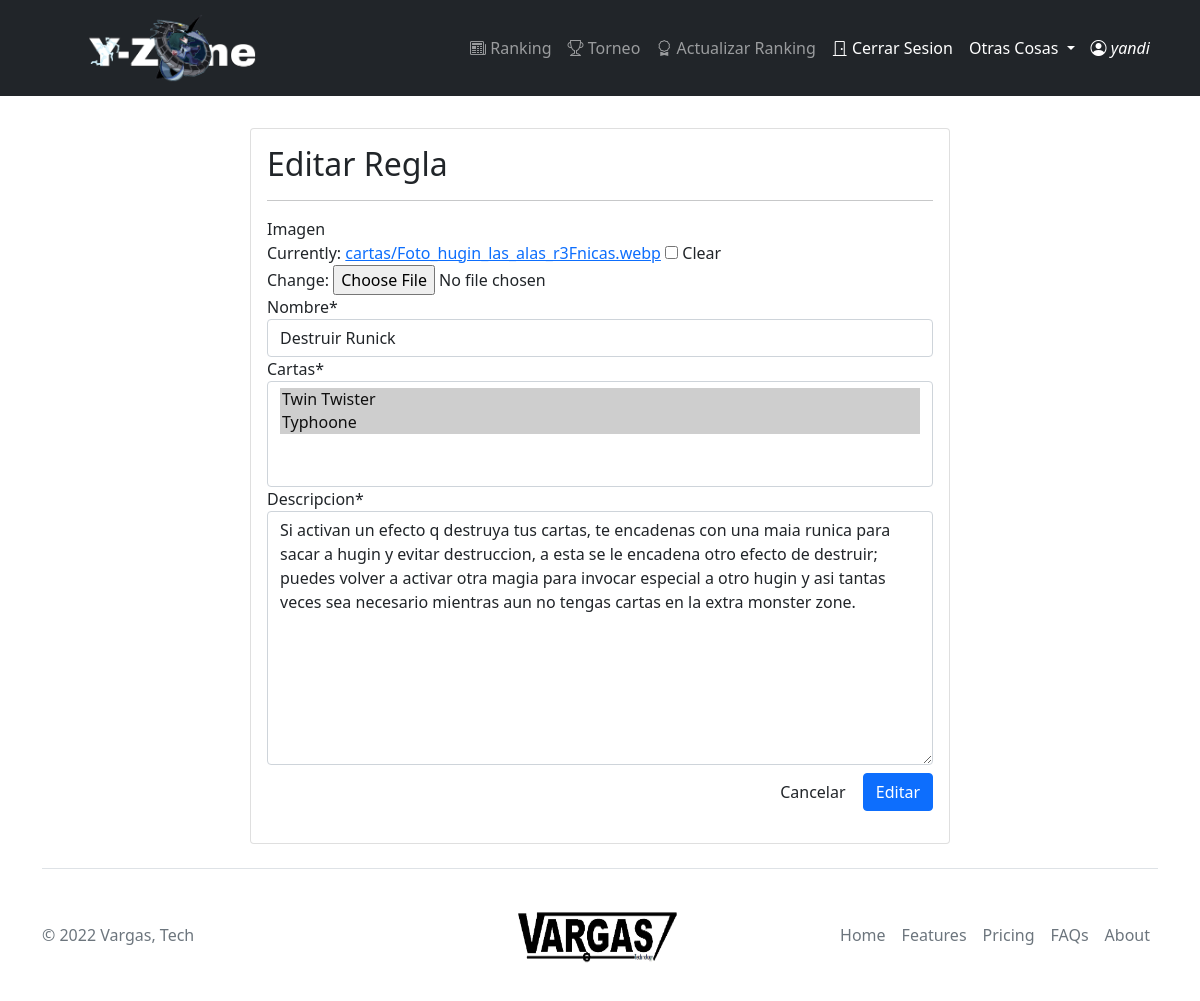
Page /modificar-regla/1/ (signed in) on the earlier database version.
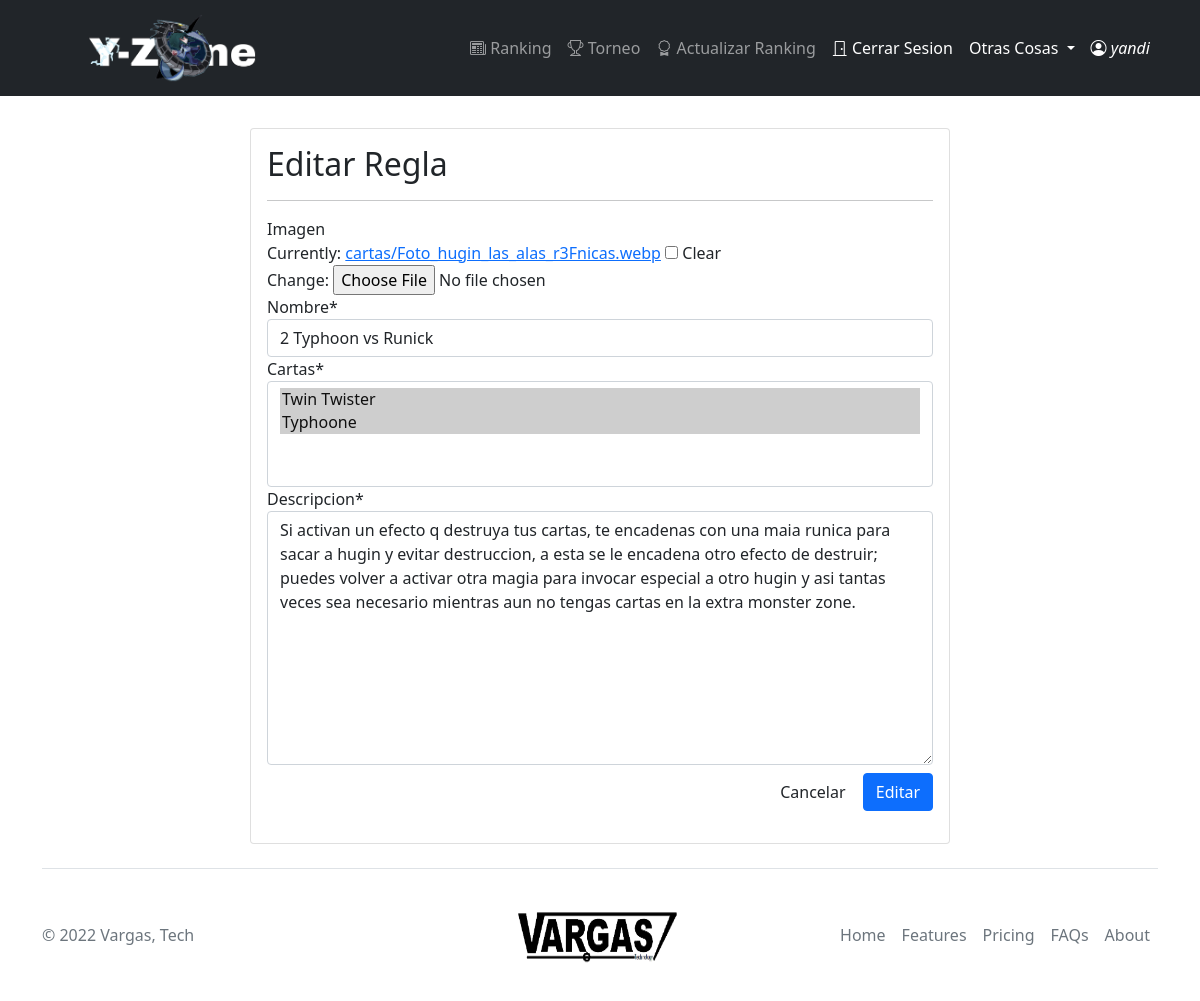
Same page on the later database version.
### main/models.py (models this page shows, shortened)
class Ruling(models.Model):
    imagen = models.ImageField(upload_to='cartas', null=True, blank=True)
    nombre=models.CharField(max_length=80)
    cartas=models.ManyToManyField(Carta)
    descripcion=models.TextField()

class Carta(models.Model):
    nombre=models.CharField(max_length=50)
    def __str__(self):
        return self.nombre

### main/views.py (the view, shortened to what this page needs)
# urls.py: path('modificar-regla/<id>/', views.editar_regla, name='modificar_regla'),
@permission_required('main.change_ruling')
def editar_regla(request, id):
    regla= get_object_or_404(Ruling, id=id) #toma el producto de la id
    data={
        "form": RulingForm(instance=regla) #toma el formulario agregar producto con los datos del instance
    }
    return render(request,'main/ruling/modificar.html', data)

### main/forms.py
class RulingForm(forms.ModelForm):
    class Meta:
        model=Ruling
        fields='__all__'

### main/templates/main/ruling/modificar.html (shortened to what this page needs)
{% extends 'main/base.html' %}
{% load crispy_forms_tags%}
{%block content%}
<div class="container d-flex justify-content-center my-2">
    <div class="card" style="width: 700px;">
        <div class="card-body">
            <h2>Editar Regla</h2>
            <hr>
            <form action="" method="post" enctype="multipart/form-data">
                {{form | crispy}}
                <div class="d-flex justify-content-end mt-2">
                    <input type="reset" value="Cancelar" class="btn btn-secundary">
                    <input type="submit" value="Editar" class="btn btn-primary">
                </div>
            </form>
        </div>
    </div>
</div>
{%endblock%}

Differences in the rows shown:
changed Ruling: nombre "Destruir Runick" → "2 Typhoon vs Runick"
